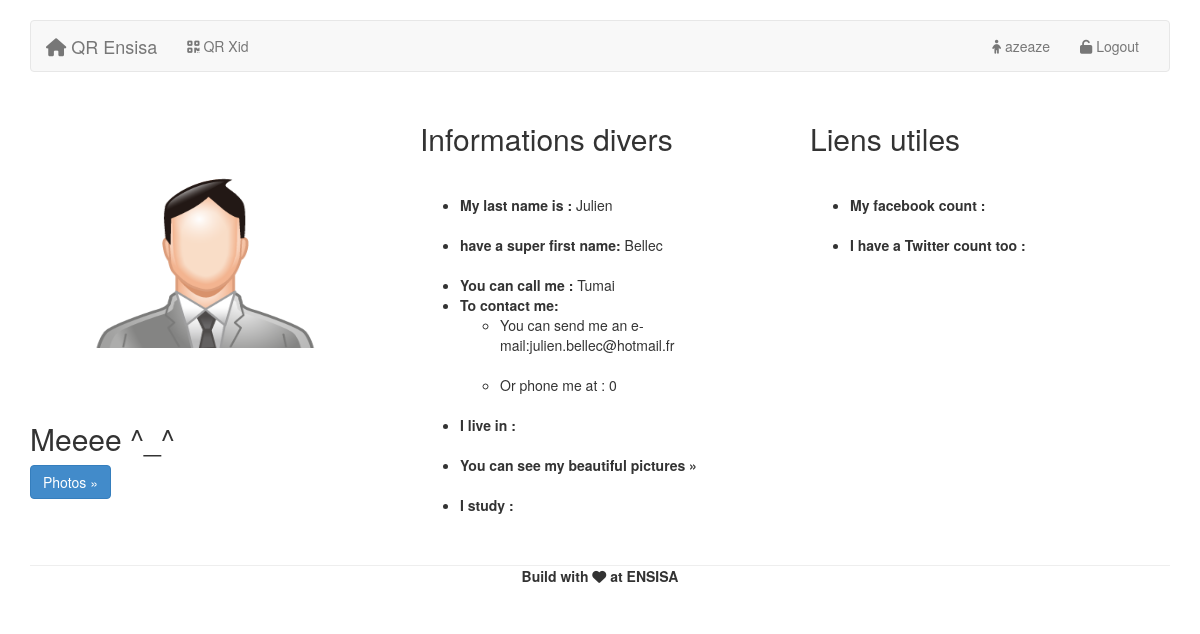
Page /profil.php?pseudo=Tumai (signed in) on the committed database.
### tables this page shows
CREATE TABLE IF NOT EXISTS `user` (
  `id` int(255) NOT NULL AUTO_INCREMENT,
  `name` varchar(255) NOT NULL,
  `lastname` varchar(255) NOT NULL,
  `pseudo` varchar(255) NOT NULL,
  `email` varchar(255) NOT NULL,
  `password` varchar(255) NOT NULL,
  `phone` int(11) NOT NULL,
  `adress` varchar(255) NOT NULL,
  `photos` varchar(255) NOT NULL,
  `network` varchar(255) NOT NULL,
  `promo` varchar(255) NOT NULL,
  `admin` tinyint(1) NOT NULL,
  PRIMARY KEY (`id`),
  UNIQUE KEY `pseudo` (`pseudo`)
);

### profil.php (the view, shortened to what this page needs)
<?php include 'includes/header.php';
 include 'includes/navbar.php';
  include 'includes/mysql.php'; ?>
      <div class="container">
      <div class="row">
        <div class="col-lg-4">
          <img class="img-circle" src="image/img.png" alt="Generic placeholder image">
          <h2>Meeee ^_^</h2>
          <p><a class="btn btn-primary" href="photoprofil.php" role="button">Photos &raquo;</a></p>
        </div>
        <div class="col-lg-4">
          <h2>Informations divers</h2>
          <p>
            <?php
             $req = $connect->prepare('SELECT * FROM user Where pseudo = ?');
             $req->execute(array($_GET['pseudo']));
             while ($donnees = $req->fetch())
                {
                    ?>
                        <p>
                            <ul>
                               <li><strong>My last name is : </strong><?php echo $donnees['name']; ?></li><br />
                               <li><strong> have a super first name:</strong> <?php echo $donnees['lastname']; ?></li></br>
                               <li><strong>You can call me : </strong><?php echo $donnees['pseudo'];?></br>
        					             <li><strong>To contact me:</strong> </br>
					                  <ul>
              					       <li>You can send me an e-mail:</strong><?php echo $donnees['email'];?></li></br>
              					       <li>Or phone me at : </strong><?php echo $donnees['phone'];?></li><br/>
						                </ul>
                    					   <li><strong>I live in : </strong><?php echo $donnees['adress'];?></li><br/>
                    					   <li><strong>You can see my beautiful pictures &raquo; <?php echo $donnees ['photos'];?></li></br>
                    					   <li><strong>I study :</strong> <?php echo $donnees ['network'];?></li>
					                  </ul>
                         </p></br>
                    <?php
                }
             ?>
          </p>
        </div>
        <div class="col-lg-4">
          <h2>Liens utiles</h2>
              		   <?php
                           $req = $connect->prepare('SELECT * FROM user Where pseudo = ?');
                           $req->execute(array($_GET['pseudo']));
                           while ($donnees = $req->fetch())
                              {
                     ?>
                                      <p>
              			                         <ul>
              		                                <li> My facebook count : <?php echo $donnees['lienf'];?></li> </br>
                                                  <li> I have a Twitter count too : <?php echo $donnees['lient']; ?></li><br />
              					                     </ul>
              			 <?php
                              }
                      ?>
			                               </p>
        </div>
      </div>
	  </div>
<?php include 'includes/footer.php' ?>

### css/projet.css (style rules this page uses)
.container { max-width: 100%; min-width: 50px; padding-bottom : 10px; }
body { padding-top: 20px; padding-bottom: 20px; }

### css/image.css (style rules this page uses)
img { width: 350px; height: 300px; }

### rows in the picture
user: name "Julien", lastname "Bellec", pseudo "Tumai", email "julien.bellec@hotmail.fr", phone "0"

### other values in the picture
$_SESSION['pseudo'] "azeaze"
